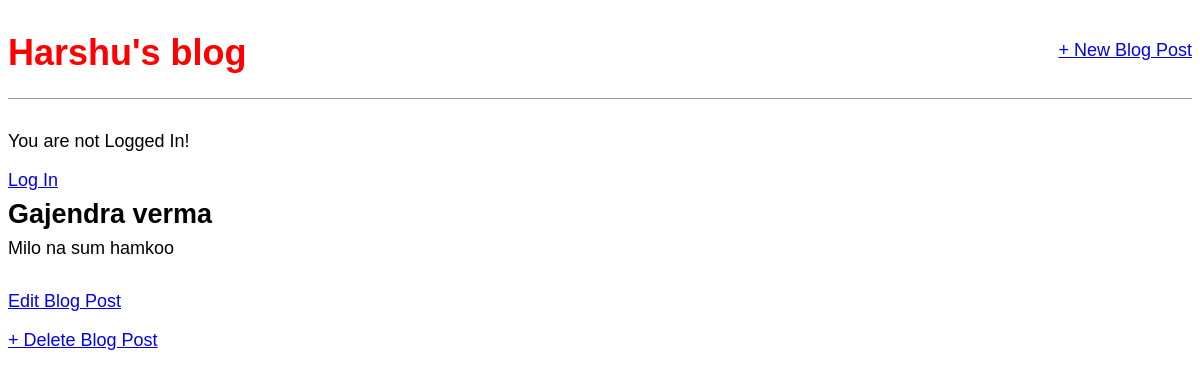
The app's page /post/3/, older data.
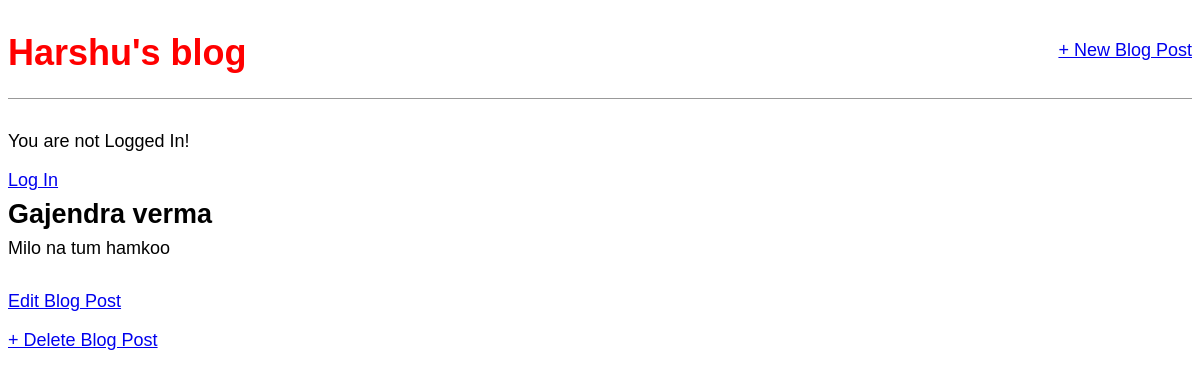
The same page, newer data.
### blog/models.py (models this page shows, shortened)
class Post(models.Model):
    title = models.CharField(max_length = 100)
    author = models.ForeignKey('auth.User',on_delete=models.CASCADE)
    body = models.TextField()

### blog/views.py (the view)
# urls.py: path('post/<int:pk>/',BlogDetailView.as_view(),name = 'post_detail'),
class BlogDetailView(DetailView):
    model = Post
    template_name = 'post_detail.html'

### templates/post_detail.html
{% extends 'base.html' %}
{% block content %}
<div class="post-entry">
<h2>{{ post.title }}</h2>
<p>{{ post.body }}</p> </div>
<p><a href = "{% url 'post_edit' post.pk %}">Edit Blog Post</a></p>
<p><a href="{% url 'post_delete' post.pk %}">+ Delete Blog Post</a></p>
{% endblock content %}

Row changes from the older to the newer data that the page shows:
changed Post "Gajendra verma": body "Milo na sum hamkoo" → "Milo na tum hamkoo"
